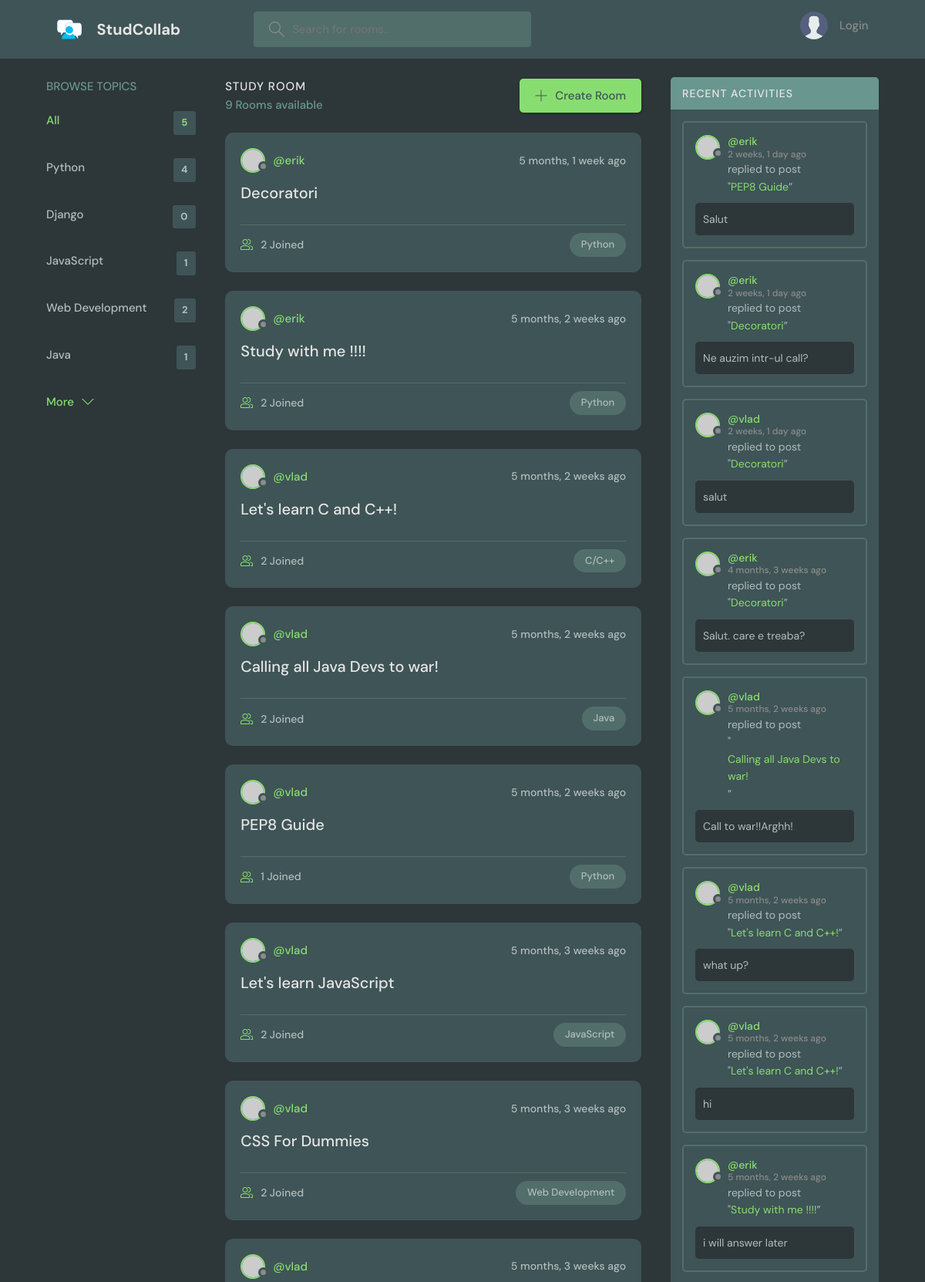
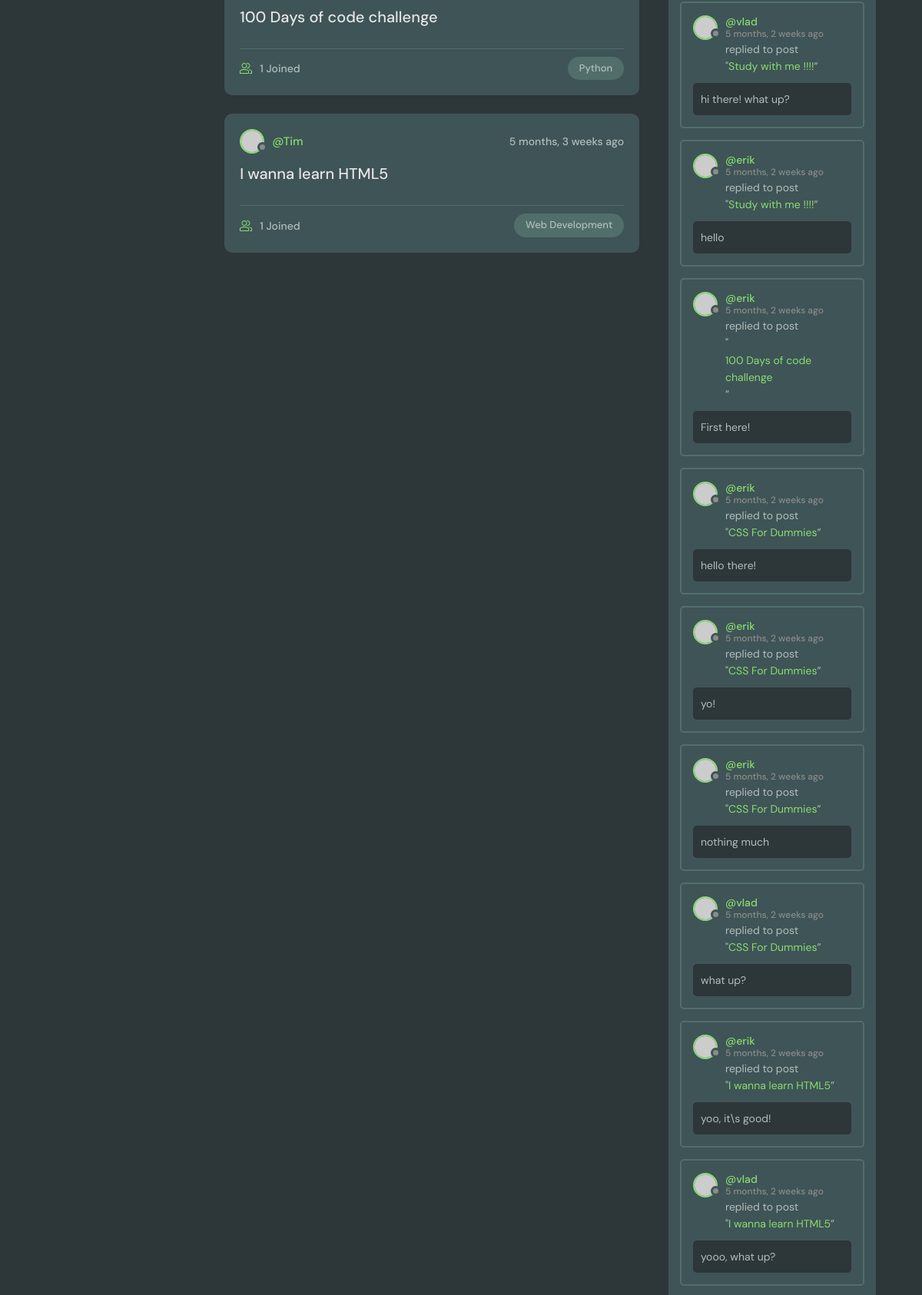
The page / (upper part) on the database its author committed (2 pictures, top to bottom).
### base/models.py (models this page shows, shortened)
class Topic(models.Model):
    name = models.CharField(max_length=200)

class Room(models.Model):
    host = models.ForeignKey(User, on_delete=models.SET_NULL, null=True)
    topic = models.ForeignKey(Topic, on_delete=models.SET_NULL, null=True)
    name = models.CharField(max_length=200)
    description = models.TextField(null=True, blank=True)
    participants = models.ManyToManyField(User, related_name='participants',
                                          blank=True)
    updated = models.DateTimeField(auto_now=True)
    created = models.DateTimeField(auto_now_add=True)
    class Meta:
        ordering = ['-updated', '-created']
    def __str__(self):
        return self.name

class Message(models.Model):
    user = models.ForeignKey(User, on_delete=models.CASCADE)
    room = models.ForeignKey(Room, on_delete=models.CASCADE)
    body = models.TextField()
    updated = models.DateTimeField(auto_now=True)
    created = models.DateTimeField(auto_now_add=True)
    class Meta:
        ordering = ['-updated', '-created']

### base/views.py (the view)
# urls.py: path('', views.home, name="home"),
def home(request):
    q = request.GET.get('q') if request.GET.get('q') is not None else ''
    rooms = Room.objects.filter(
        Q(topic__name__contains=q) |
        Q(name__icontains=q) |
        Q(description__icontains=q)
    )
    topics = Topic.objects.all()[0:5]
    room_count = rooms.count()
    room_messages = Message.objects.filter(Q(room__topic__name__icontains=q))
    context = {'rooms': rooms, 'topics': topics,
               'room_count': room_count, 'room_messages': room_messages}
    return render(request, 'base/home.html', context)

### base/templates/base/home.html (shortened to what this page needs)
{% extends 'main.html' %}
{% block content %}
<main class="layout layout--3">
  <div class="container">
      {% include 'base/topics_component.html' %}
    <div class="roomList">
      <div class="roomList__header">
        <div>
          <h2>Study Room</h2>
          <p>{{ room_count }} Rooms available</p>
        </div>
        <a class="btn btn--main" href="{% url 'create-room' %}">
          <svg version="1.1" xmlns="http://www.w3.org/2000/svg" width="32" height="32" viewBox="0 0 32 32">
            <title>add</title>
            <path
              d="M16.943 0.943h-1.885v14.115h-14.115v1.885h14.115v14.115h1.885v-14.115h14.115v-1.885h-14.115v-14.115z"
            ></path>
          </svg>
          Create Room
        </a>
      </div>
        {% include 'base/feed_component.html' %}
    </div>
      {% include 'base/activity_component.html' %}
  </div>
</main>
{% endblock %}

### base/templates/base/topics_component.html
<div class="topics">
    <div class="topics__header">
        <h2>Browse Topics</h2>
    </div>
    <ul class="topics__list">
        <li>
          <a href="{% url 'home' %}" class="active">All <span>{{ topics.count }}</span></a>
        </li>
        {% for topic in topics %}
        <li>
          <a href="{% url 'home' %}?q={{topic.name}}">{{ topic.name }}
              <span>{{ topic.room_set.all.count }}</span></a>
        </li>
        {% endfor %}
    </ul>
    <a class="btn btn--link" href="{% url 'topics' %}">More
        <svg version="1.1" xmlns="http://www.w3.org/2000/svg" width="32" height="32" viewBox="0 0 32 32">
            <title>chevron-down</title>
            <path d="M16 21l-13-13h-3l16 16 16-16h-3l-13 13z"></path>
        </svg>
    </a>
</div>

### base/templates/base/feed_component.html (shortened to what this page needs)
{% for room in rooms %}
<div class="roomListRoom">
        <div class="roomListRoom__header">
          <a href="{% url 'user-profile' room.host.id %}" class="roomListRoom__author">
            <div class="avatar avatar--small">
              <img src="https://randomuser.me/api/portraits/women/11.jpg" />
            </div>
            <span>@{{ room.host.username }}</span>
          </a>
          <div class="roomListRoom__actions">
            <span>{{ room.created|timesince }} ago</span>
          </div>
        </div>
        <div class="roomListRoom__content">
          <a href="{% url 'room' room.id %}">{{ room.name }}</a>
        </div>
        <div class="roomListRoom__meta">
          <a href="{% url 'room' room.id %}" class="roomListRoom__joined">
            {{ room.participants.all.count }} Joined
          </a>
          <p class="roomListRoom__topic">{{ room.topic.name }}</p>
        </div>
      </div>
{% endfor %}

### base/templates/base/activity_component.html (shortened to what this page needs)
<div class="activities">
      <div class="activities__header">
        <h2>Recent Activities</h2>
      </div>
    {% for message in room_messages %}
      <div class="activities__box">
        <div class="activities__boxHeader roomListRoom__header">
          <a href="{% url 'user-profile' message.user.id%}" class="roomListRoom__author">
            <div class="avatar avatar--small">
              <img src="https://randomuser.me/api/portraits/women/11.jpg" />
            </div>
            <p>
              @{{ message.user }}
              <span>{{ message.created|timesince }} ago</span>
            </p>
          </a>
        </div>
        <div class="activities__boxContent">
          <p>replied to post <br>"<a href="{% url 'room' message.room.id %}">{{ message.room }}</a>”</p>
          <div class="activities__boxRoomContent">
            {{ message.body }}
          </div>
        </div>
      </div>
    {% endfor %}
    </div>

### rows shown on the page
Topic: name "Python", room_set.all.count "4"
Topic: name "Django", room_set.all.count "0"
Topic: name "JavaScript", room_set.all.count "1"
Topic: name "Web Development", room_set.all.count "2"
Topic: name "Java", room_set.all.count "1"
Room: host.username "erik", created "5 months, 1 week", name "Decoratori", participants.all.count "2", topic.name "Python"
Room: host.username "erik", created "5 months, 2 weeks", name "Study with me !!!!", participants.all.count "2", topic.name "Python"
Room: host.username "vlad", created "5 months, 2 weeks", name "Let's learn C and C++!", participants.all.count "2", topic.name "C/C++"
Room: host.username "vlad", created "5 months, 2 weeks", name "Calling all Java Devs to war!", participants.all.count "2", topic.name "Java"
Room: host.username "vlad", created "5 months, 2 weeks", name "PEP8 Guide", participants.all.count "1", topic.name "Python"
Room: host.username "vlad", created "5 months, 3 weeks", name "Let's learn JavaScript", participants.all.count "2", topic.name "JavaScript"
Room: host.username "vlad", created "5 months, 3 weeks", name "CSS For Dummies", participants.all.count "2", topic.name "Web Development"
Room: host.username "vlad", created "5 months, 3 weeks", name "100 Days of code challenge", participants.all.count "1", topic.name "Python"
Room: host.username "Tim", created "5 months, 3 weeks", name "I wanna learn HTML5", participants.all.count "1", topic.name "Web Development"
Message: user "erik", created "2 weeks, 1 day", room "PEP8 Guide", body "Salut"
Message: user "erik", created "2 weeks, 1 day", room "Decoratori", body "Ne auzim intr-ul call?"
Message: user "vlad", created "2 weeks, 1 day", room "Decoratori", body "salut"
Message: user "erik", created "4 months, 3 weeks", room "Decoratori", body "Salut. care e treaba?"
Message: user "vlad", created "5 months, 2 weeks", room "Calling all Java Devs to war!", body "Call to war!!Arghh!"
Message: user "vlad", created "5 months, 2 weeks", room "Let's learn C and C++!", body "what up?"
Message: user "vlad", created "5 months, 2 weeks", room "Let's learn C and C++!", body "hi"
Message: user "erik", created "5 months, 2 weeks", room "Study with me !!!!", body "i will answer later"
Message: user "vlad", created "5 months, 2 weeks", room "Study with me !!!!", body "hi there! what up?"
Message: user "erik", created "5 months, 2 weeks", room "Study with me !!!!", body "hello"
Message: user "erik", created "5 months, 2 weeks", room "100 Days of code challenge", body "First here!"
Message: user "erik", created "5 months, 2 weeks", room "CSS For Dummies", body "hello there!"
Message: user "erik", created "5 months, 2 weeks", room "CSS For Dummies", body "yo!"
Message: user "erik", created "5 months, 2 weeks", room "CSS For Dummies", body "nothing much"
Message: user "vlad", created "5 months, 2 weeks", room "CSS For Dummies", body "what up?"
Message: user "erik", created "5 months, 2 weeks", room "I wanna learn HTML5", body "yoo, it\\s good!"
Message: user "vlad", created "5 months, 2 weeks", room "I wanna learn HTML5", body "yooo, what up?"

### other values the page prints
{{ topics.count }} "5"
{{ room_count }} "9"
